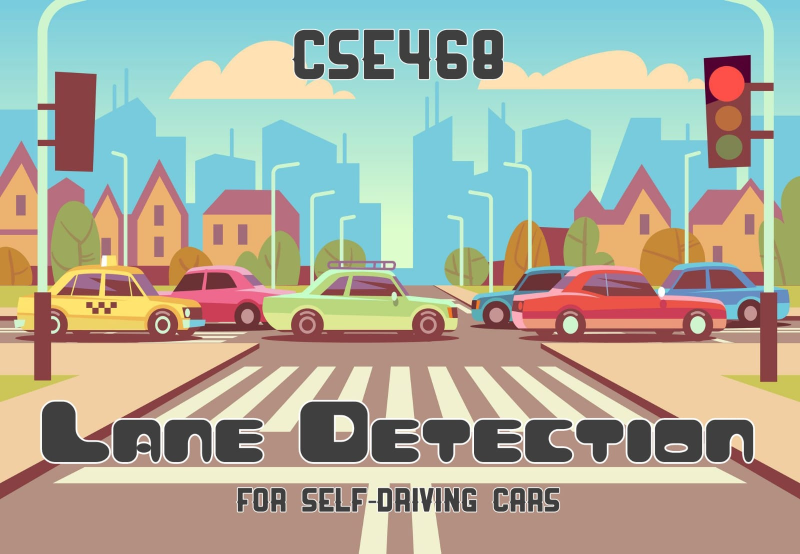
#> input picture ImageProcessing-LaneDetection.jpg, 1600 x 1107 px, given in place of challenge_video.mp4, which was not available (shown at 1/2 size)
$ jupyter execute --allow-errors phase1.ipynb
#> lines starting #> are read from the running program, lines starting #| are printed output that depends on the picture; after the words box and inside, x2 and y2 are one past the last pixel; in counts of white or black regions, pixels touching at a corner belong together; pictures that were not available may be replaced by others from this repository, and a replacement may not be noted
[cell 1]
import cv2
import matplotlib.image as mpimg
import matplotlib.pyplot as plt
import numpy as np
import math
from numpy import ones,vstack
from numpy.linalg import lstsq
import sys

[cell 2]
def adjust_gamma(image, gamma=1.0):
    invGamma = 1.0 / gamma
    table = np.array([((i / 255.0) ** invGamma) * 255
        for i in np.arange(0, 256)]).astype("uint8")
    return cv2.LUT(image, table)

def gaussian_blur(img, kernel_size):
    return cv2.GaussianBlur(img, (kernel_size, kernel_size), 0)

def to_hls(img):
    return cv2.cvtColor(img, cv2.COLOR_BGR2HLS)

def to_hsv(img):
    return cv2.cvtColor(img, cv2.COLOR_BGR2HSV)

def grayscale(img):
    return cv2.cvtColor(img, cv2.COLOR_BGR2GRAY)

def warp_perspective(img,mat):
    return cv2.warpPerspective(img ,mat ,(1280,720))

def PerspectiveTransform(src,dst):
    mat = cv2.getPerspectiveTransform(src,dst)
    mat_inv = cv2.getPerspectiveTransform(dst,src)
    return mat,mat_inv

def isolate_color_mask(img, low_thresh, high_thresh):
    return cv2.inRange(img, low_thresh, high_thresh)


# [53 lines left out: functions draw_lines, concat_frames, get_right, get_third_right, get_left, not called in this run]

def get_third_left(image):
    cropped_img=np.zeros_like(image)
    cropped_img[:,0:image.shape[1]//3] = image[:,0:image.shape[1]//3]
    return cropped_img

def calculateDistance(x1,y1,x2,y2):
    dist = math.sqrt((x2 - x1)**2 + (y2 - y1)**2)
    return dist

[cell 3]
# CHOOSING THE POINTS TO USE IN THE PRESPECTIVE TRANSFORM
input_top_left = [500,480]
input_top_right = [780,480]
input_bottom_right = [1200,700]
input_bottom_left = [170,700]
srcPts = np.float32([input_bottom_left,input_top_left,input_top_right,input_bottom_right])

# STRETCH THE PREVIOUS POINTS ON THE WHOLE FRAME
dstPts = np.float32([[0,720],[0,0],[1280,0],[1280,720]])

# GET THE PATH
path = sys.argv[0]

[cell 4]
# INTIALIZING THE MEMORY (HISTORY OF LANES )

# INITIALIZING THE POINTS FOR THE TWO LINES FORMING THE LANES
old_j=0,0
old_i=0,0
old_jr=0,0
old_ir=0,0

#INITALIZNG THE CONTOURS
old_centr=0,0
old_contour=[]
old_contour_w=[]

# INTIALIZNG AN ARRAY TO HOLD THE VALUES OF THE LINE POINTS TO GET THE MEAN LATER ON
arr=list()
for i in range(4):
    arr.append([])
#> further down, img is the input picture: shape (1107, 1600, 3); mean B, G, R 156.1, 171.4, 170.2

# INITALIZE AN ARRAY TO HOLD THE POINTS OF THE EDGES OF THE CONOTUR
old_pts=[]

[cell 5]
# CAPTUTRE THE VIDEO
cap = cv2.VideoCapture(r"Assets\Project_data\challenge_video.mp4")

# FRAME COUNTER
counter = 0

#> (the rest of this cell did not finish here and is left out)

  bird_cpy = bird_view.copy()

  # ENLIGHTEN THE IMAGE QUITE A BIT FOR BETTER DETECTION !
  lightened = adjust_gamma(bird_view,2)
#> in adjust_gamma, `return cv2.LUT(image, table)`:
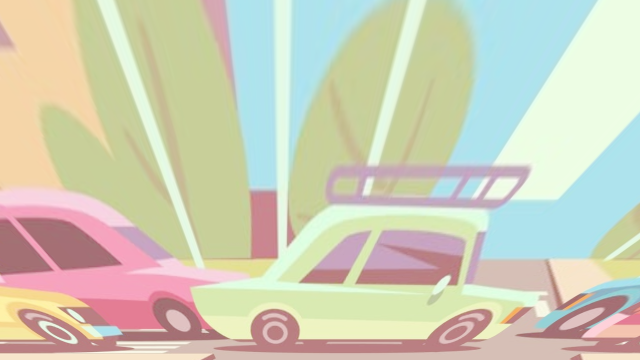
#> returned value: shape (720, 1280, 3) (shown at 1/2 size); mean of channels 0, 1, 2 184.8, 206.3, 207.1; drawn as B, G, R

  # CREATE A YELLOW MASK AND A WHITE MASK THEN GET A MASK CONTAINING BOTH
  white_mask = isolate_color_mask(to_hls(bird_view), np.array([0, 200, 0], dtype=np.uint8), np.array([200, 255, 255], dtype=np.uint8))
#> in isolate_color_mask, `return cv2.inRange(img, low_thresh, high_thresh)`:
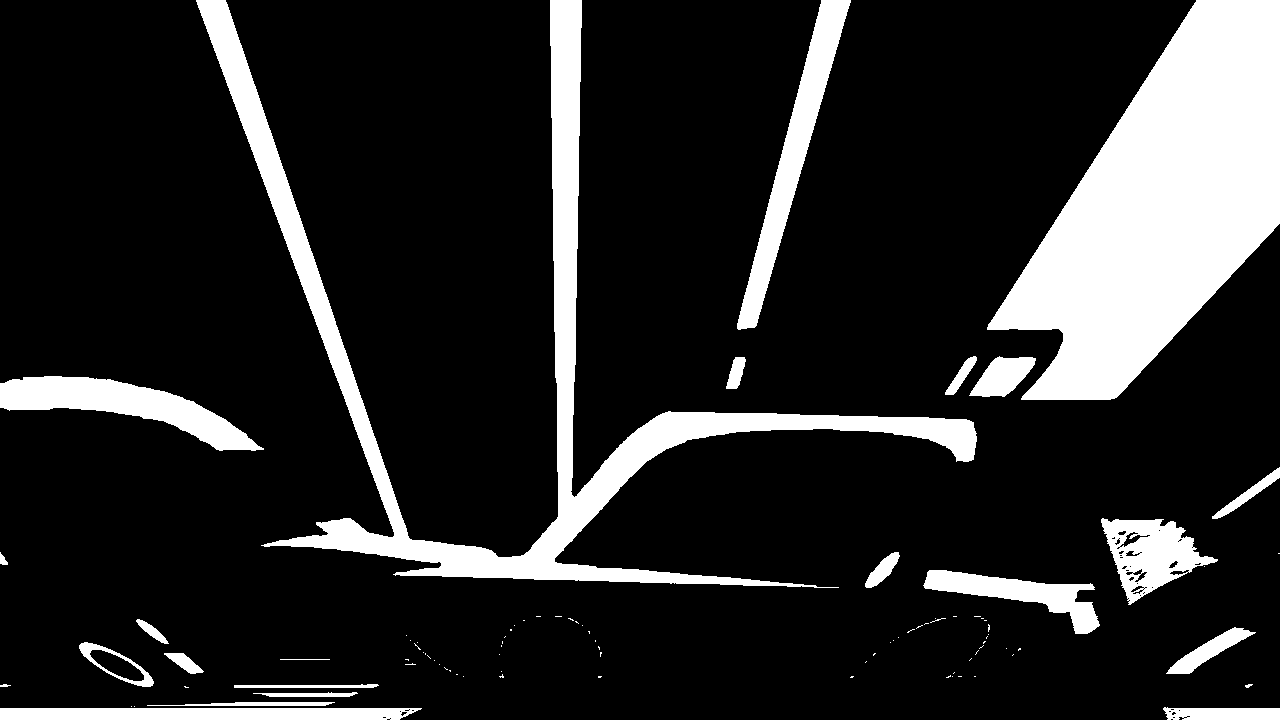
#> returned value: shape (720, 1280); 16.1% white; 93 white regions (69 under 20 px), largest, box (x1, y1, x2, y2) and area: (987, 0, 1280, 400) 64122, (196, 0, 977, 588) 44786, (737, 0, 851, 330) 8086
  yellow_mask = isolate_color_mask(to_hls(lightened), np.array([10, 0, 100], dtype=np.uint8), np.array([40, 255, 255], dtype=np.uint8))
#> `mask = cv2.bitwise_or(white_mask, yellow_mask)`:
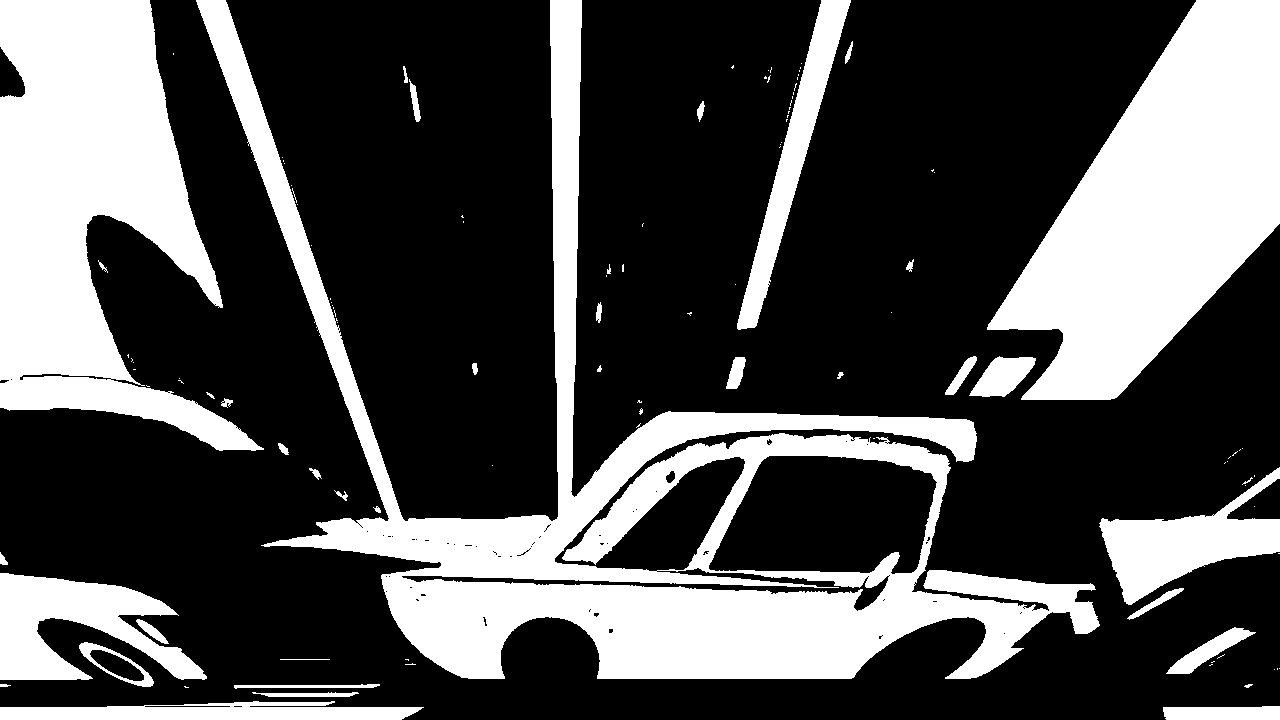
#> mask: shape (720, 1280); 30.9% white; 115 white regions (76 under 20 px), largest, box (x1, y1, x2, y2) and area: (196, 0, 1100, 679) 112700, (987, 0, 1280, 400) 64122, (0, 0, 264, 451) 63225
  mask = cv2.bitwise_or(white_mask, yellow_mask)

  # APPLY CANNY ON THE MASK IMAGE TO GET THE dilated_edges
  edges = cv2.Canny(mask,70,140)

  # DILATE THE IMAGE TO CONNECT THE LINES AND MAKE IT EASIER TO GET THE CONTOUR
  dilated_edges = cv2.dilate(edges,np.ones((7,7)))


  ######
  ## DEALING WITH THE LEFT LANE
  #####


  # GET THE CONTOURS FROM THE  LEFT SIDE OF THE IMAGE  (YELLOW LANE )
  contours,_= cv2.findContours(get_third_left(dilated_edges), cv2.RETR_TREE, cv2.CHAIN_APPROX_NONE)
#> in get_third_left, `cropped_img[:,0:image.shape[1]//3] = image[:,0:image.shape[1]//3]`:
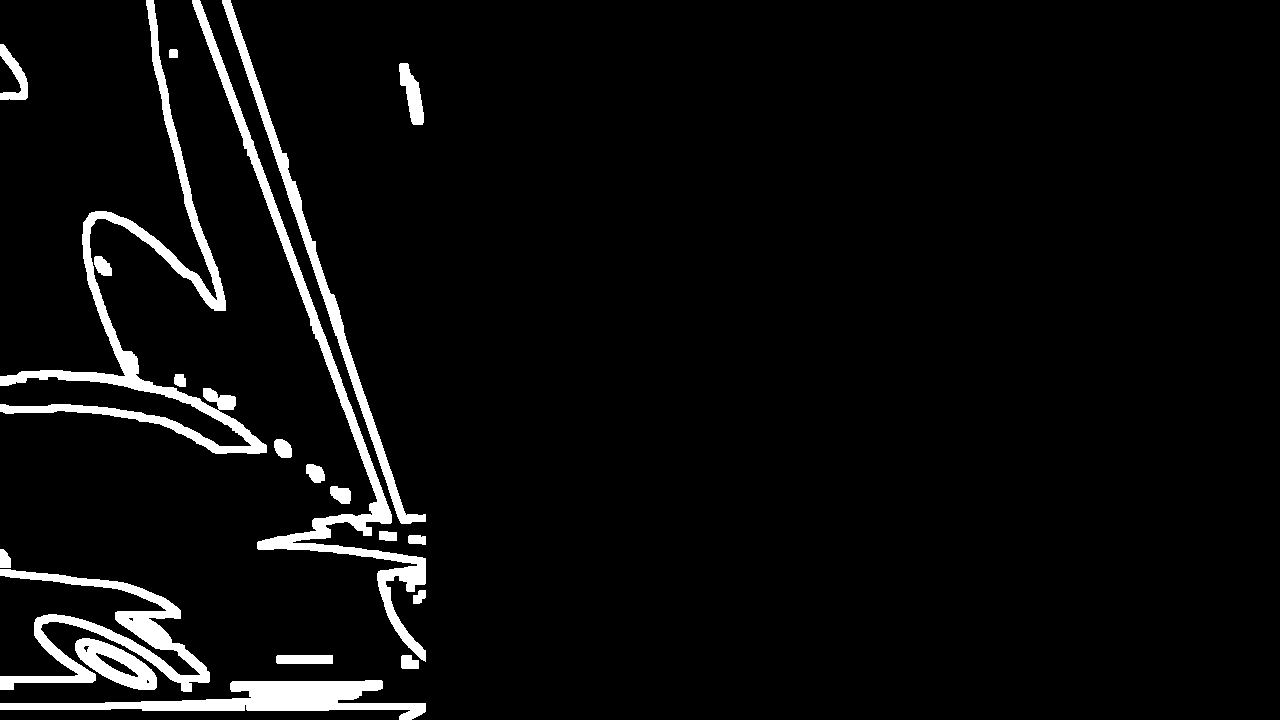
#> cropped_img: shape (720, 1280); 4.8% white; 20 white regions
#> `contours,_= cv2.findContours(get_third_left(dilated_edges), cv2.RETR_T..`: contours = 24 contours, 2 with area under 20; largest, box (x1, y1, x2, y2) and area: (0, 0, 267, 454) 9840, (192, 0, 426, 662) 8206, (0, 680, 426, 720) 5968, (0, 569, 210, 692) 5932, (222, 0, 426, 524) 4588
#> `c = max(contours, key=cv2.contourArea)`: c = contour of 2386 points, box (x1, y1, x2, y2) (0, 0, 267, 454), area 9840

  # GET THE CONTOUR WITH THE MAXIMUM AREA
  # IF THERE'S NO CONTOURS READ DUE TO NOISE OR THE BIGGEST CONTOUR
  # IS QUITE SMALL THEN USE THE OLD CONTOUR
  try:
    c = max(contours, key=cv2.contourArea)
    if cv2.contourArea(c)>10000 :
      old_contour=c
    else :
      raise Exception()
  except:
    c=old_contour


  # GET THE EXTREME POINTS OF THE BIGGEST CONTOUR (THAT REPRESENTS A POLYGON SURROUNDING THE LANE)
  left = tuple(c[c[:, :, 0].argmin()][0])
  right = tuple(c[c[:, :, 0].argmax()][0])
  top = tuple(c[c[:, :, 1].argmin()][0])
  bottom = left[0] + right[0]-top[0] , left[1]
  points = np.array([bottom,right,top,left])

  # STORE THESE POINTS FOR FURTHER CALCULATIONS
  for i,p in enumerate(points) :
    arr[i].append(p)

  # CALCULATE THE MEAN OF THE POINTS THAT VARIES QUITE A BIT
  medx = np.mean([ar[0] for ar in arr[0]])
  medy= np.mean([ar[1] for ar in arr[0]])
  medk = np.mean([ar[1] for ar in arr[1]])


  # AT THE START SAVE THESE POINTS AS HISTORY
  if counter==0 :
    old_pts = points


  # AFTER SKIPPING SOME FRAMES TO ENSURE WE REACHED STABILITY
  # USE THE CALCULATED MEAN TO ENSURE THAT THE MEASURED POINTS
  # AREN'T FAR OFF THE MEANS

   # IF THE POINT IS VALID THEN UPDATE THE HISTORY
  if counter > 10 :

    if right[1] > 1.2*medk :
        points[1]= old_pts[1]
        right= old_pts[1]
    else:
        old_pts[1]=right

    if left[0] > 1.2*medx or left[1] > medy :
      points[3]= old_pts[3]
      left= old_pts[3]
    else:
      old_pts[3]=left


    # GET TWO POINTS TO REPRESENT THE LEFT LANE
  j =  (right[0]+top[0])//2,right[1]
  i =  (bottom[0]+left[0])//2, bottom[1]


    # IF THESE POINTS ARE FURTHER FROM THE POINTS OF THE PREVIOUS FRAME THEN DISCARD THEM !
  if counter>20 :
    if (calculateDistance(i[0],i[1],old_i[0],old_i[1]) > 200 and old_i!=(0,0)) or (calculateDistance(j[0],j[1],old_j[0],old_j[1]) > 200 and old_j!=(0,0)):
      j = old_j
      i = old_i
    else:
      old_i=i
      old_j=j

  # SOLVE THE EQUATION TO GET THE Y AND C
  points = [i,j]
  x_coords, y_coords = zip(*points)
  A = vstack([x_coords,ones(len(x_coords))]).T
  m, c_l = lstsq(A, y_coords)[0]

  # GET TWO LINES LYING ON THE STRAIGHT LINE AND DRAW IT !
  j_l = 1280, int(1280*m + c_l)
  i_l = 0, int(0*m + c_l)

  cv2.line(bird_cpy,i_l,j_l,(0,0,255),40)


  # THE LOWEST POINT OF THE LEFT LANE
  p=i

  ######
  ## DEALING WITH THE RIGHT LANE
  #####

  contours,_= cv2.findContours(get_third_right(dilated_edges), cv2.RETR_TREE, cv2.CHAIN_APPROX_NONE)

  # SINCE THAT THE RIGHT LANE IS CUT , SO WE NEED TO DRAW ALL THE CONTOURS , NOT JUST THE
  # BIGGEST ONE. HERE WE USE BOUNDING RECTANGLE SINCE IT IS SMALL IN AREA
  # SO IT CAN BE APPROXIMATED TO BE A RECTANGLE

  for c in contours :
    rect = cv2.boundingRect(c)
    x,y,w,h = rect
    cv2.rectangle(bird_cpy,(x,y),(x+w,y+h),(0,0,255),-1)

  # IF THERE'S NO CONTOURS READ DUE TO NOISE THEN USE THE OLD CONTOUR
  try:
    c = max(contours, key=cv2.contourArea)
    old_contour_w=c
  except:
    c=old_contour_w


  # GET THE POINT LYING ON THE BOUNDING RECTANGLE AND USE IT DRAW A STRAIGHT LINE THAT
  # CAN BE APPROXIMATED TO BE THE LANE FOR DISTANCE CALCULATION

  centr = x,y+h//2
  if counter>30 :
    if calculateDistance(centr[0],centr[1],old_centr[0],old_centr[1])>42 and old_centr!=(0,0) :
      centr=old_centr
    else:
      old_centr=centr


   # GET THE dilated_edges OF THE POLYGON THAT REPRESENTS THE AREA THAT
   # THE CAR CAN MOVE IN AND COLOR IT BLUE
  RL_U = (centr[0],0)
  RL_D = (centr[0],720)
  pts=np.array([RL_U,RL_D,i_l,j_l])
  cv2.fillConvexPoly(bird_cpy, pts,color=(255, 0, 0))

  # GET THE CENTRE OF THE LANE BY GETTING THE HALF POINT BETWEEN
  # THE LOWEST POINT ON THE LEFT LANE AND THE RIGHT LANE
  centreOfLane = ((p[0]+centr[0])//2,p[1])

  # DIST IS THE DISTANCE BETWEEN THE CENTRE OF THE CAR AND THE CENTRE OF THE LANE IN PIXELS
  dist = np.abs(centreOfLane[0]-me[0])
  # DIST2 IS THE DISTANCE BETWEEN THE TWO LANES IN PIXELS
  dist2=np.abs(p[0]-centr[0])
  # SCALE IS THE DISTANCE IN PIXELS / DISTANCE IN METERS
  scale = dist2/3

  # PUT THE TEXT ON THE IMAGE
  text = "Distance : "  + str(round(dist*(1/scale),3)) + "m."
  cv2.putText(img=bird_cpy, text=text, org=(400, 400), fontFace=cv2.FONT_HERSHEY_TRIPLEX, fontScale=2, color=(0, 255, 0),thickness=5)


# DRAW A POINT REPRESENTING THE CENTRE OF MY CAR
  cv2.circle(bird_cpy,me,5,(255,255,0),10)


# REGENERATE THE IMAGE TO THE NORMAL PRESPECTIVE
  re_gen = warp_perspective(bird_cpy,mat_inv)

# COPY THE ORIGINAL IMAGE FOR VISUALIZATION
  imgg = img.copy()

# ADD THE REGENERATED IMAGE WITH THE ORIGINAL IMAGE
  cv2.addWeighted(img, 0.5, re_gen, 0.5,0, imgg)

# PASS THE FULL PIPELINE TO CREATE A VIDEO CONTAINING THE STEPS
  pipeline=[img,bird_view,yellow_mask,white_mask,edges,dilated_edges,bird_cpy,imgg]
  full_pipeline=concat_frames(pipeline)

  counter+=1

  cv2.imshow("Full pipeline",full_pipeline)

  if cv2.waitKey(25) & 0xFF == ord('q'):
    break

cap.release()
cv2.destroyAllWindows()

$ run again, on 1.jpg
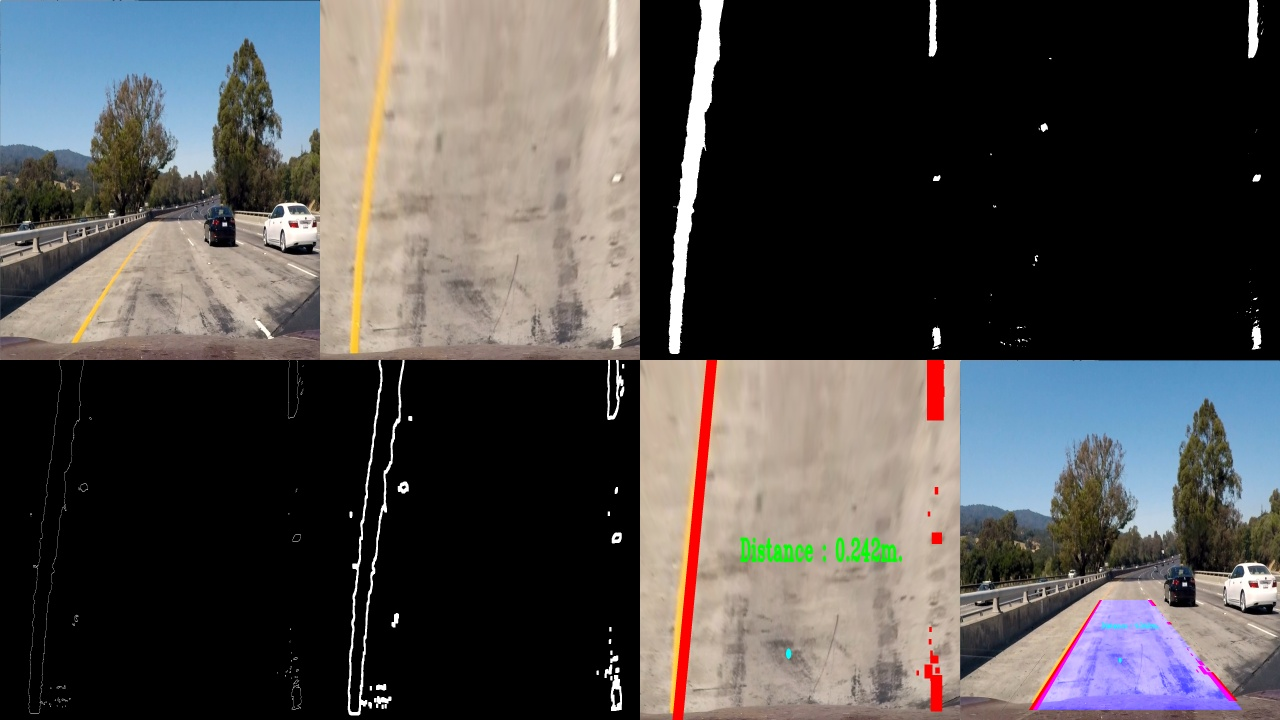
#> input picture 1.jpg, 1280 x 720 px, given in place of challenge_video.mp4, which was not available
#> img is the input picture: shape (720, 1280, 3); mean B, G, R 75.1, 76.2, 79
#> in isolate_color_mask, `return cv2.inRange(img, low_thresh, high_thresh)`:
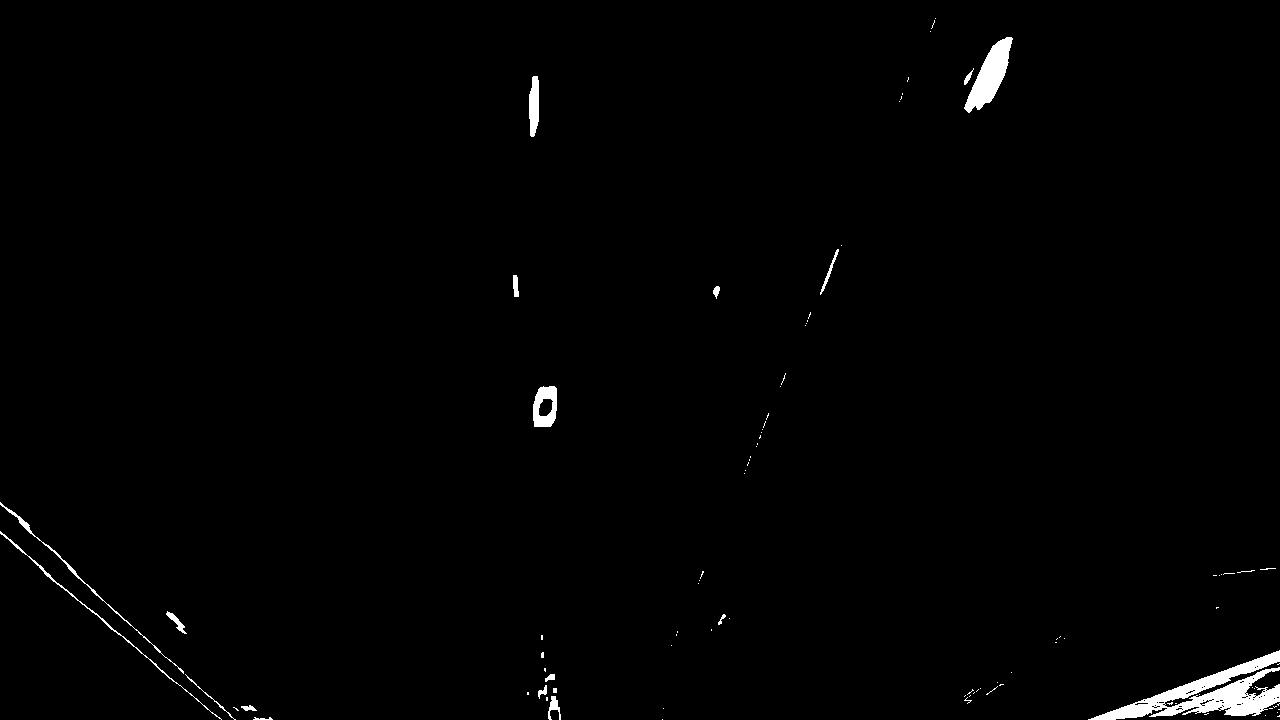
#> returned value: shape (720, 1280); 1.1% white; 97 white regions (78 under 20 px), largest, box (x1, y1, x2, y2) and area: (1088, 650, 1280, 720) 4613, (964, 37, 1013, 113) 1641, (533, 386, 557, 427) 684
#> mask: shape (720, 1280); 3.1% white; 179 white regions (154 under 20 px), largest, box (x1, y1, x2, y2) and area: (620, 0, 890, 720) 17634, (1088, 650, 1280, 720) 4613, (964, 37, 1013, 113) 1641
#> edges: shape (720, 1280); 0.71% white in thin lines or dots
#> dilated_edges: shape (720, 1280); 5.1% white; 29 white regions, largest, box (x1, y1, x2, y2) and area: (616, 0, 893, 720) 13445, (1069, 642, 1280, 720) 7899, (0, 499, 276, 720) 7483
#> in get_third_left, `cropped_img[:,0:image.shape[1]//3] = image[:,0:image.shape[1]//3]`:
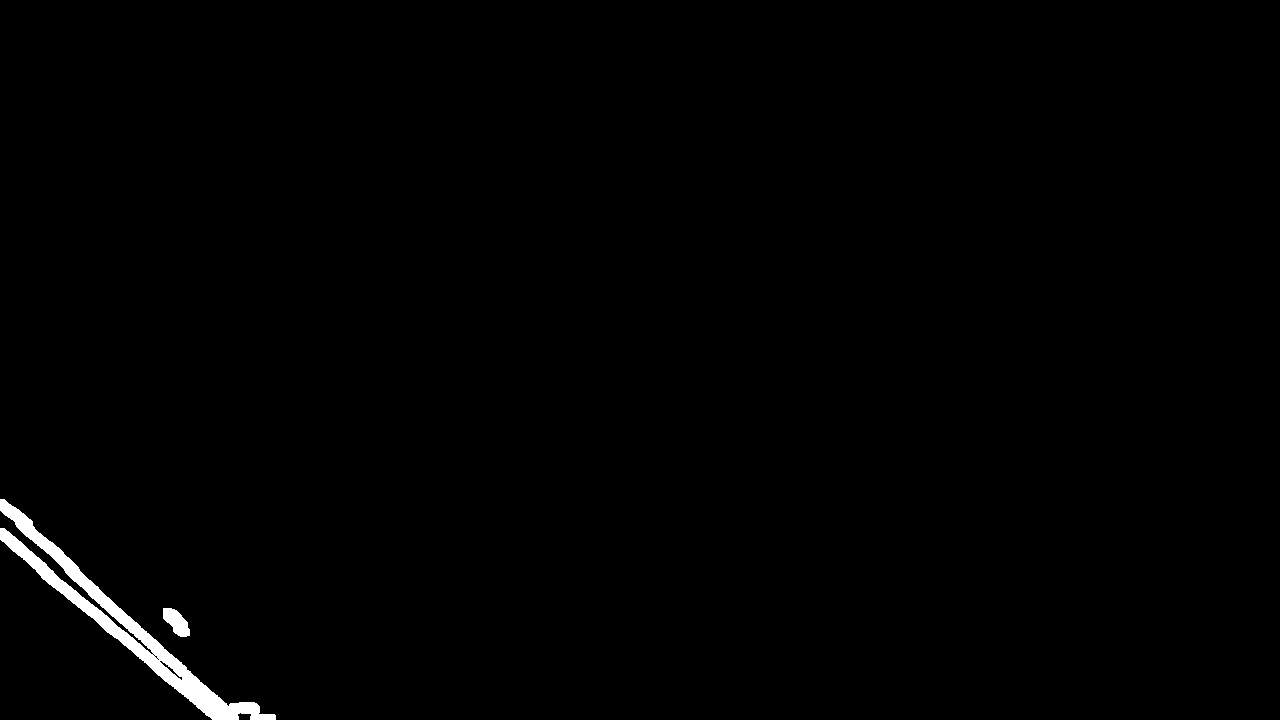
#> cropped_img: shape (720, 1280); 0.86% white; 2 white regions
#> contours = 8 contours, 5 with area under 20; largest, box (x1, y1, x2, y2) and area: (0, 499, 276, 720) 7067, (163, 608, 190, 637) 439, (159, 660, 183, 681) 76
#> c = contour of 948 points, box (x1, y1, x2, y2) (0, 499, 276, 720), area 7067
